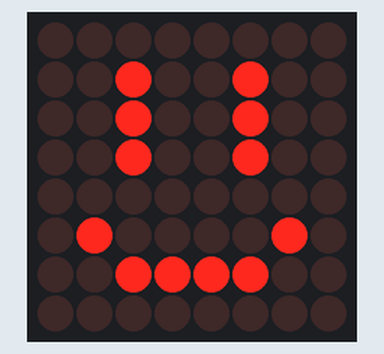
The sketch below on a simulated Arduino Uno, built with avr-gcc and run on an emulated ATmega328P. Parts: 8×8 LED matrix. Wiring (inferred from the names in the program): LED matrix (orientation assumed): rows pin 6, pin 11, A5, pin 9, pin 5, A4, pin 4, A2; columns pin 10, pin 3, pin 2, pin 7, A3, pin 8, pin 12, pin 13.

Above: at 0.1 s.

The sketch:

matrix_smile.ino
```cpp
const int row[] = {6, 11, A5, 9, 5, A4, 4, A2};
                 //C1 C2 C3 C4  C5 C6  C7  C8 - anodes
const int col[] = {10, 3, 2, 7, A3, 8, 12, 13};

const int matrixSize = 8;

int matrix[matrixSize][matrixSize] = {
  {0, 0, 0, 0, 0, 0, 0, 0},
  {0, 0, 1, 0, 0, 1, 0, 0},
  {0, 0, 1, 0, 0, 1, 0, 0},
  {0, 0, 1, 0, 0, 1, 0, 0},
  {0, 0, 0, 0, 0, 0, 0, 0},
  {0, 1, 0, 0, 0, 0, 1, 0},
  {0, 0, 1, 1, 1, 1, 0, 0},
  {0, 0, 0, 0, 0, 0, 0, 0},
};

void print_matrix(int matrix[matrixSize][matrixSize]){
  for (int i = 0; i < matrixSize; i++){
    for (int j = 0; j < matrixSize; j++){
      digitalWrite(col[j], matrix[i][j]);
    }
    digitalWrite(row[i], LOW);
    delay(2);
    digitalWrite(row[i], HIGH);
  }
}

void setup() {
  for (int i = 0; i < matrixSize; i++){
    pinMode(row[i], OUTPUT);
    pinMode(col[i], OUTPUT);
  }
  for (int i = 0; i < matrixSize; i++){
    digitalWrite(col[i], LOW);
    digitalWrite(row[i], HIGH);
  }
}

void loop() {
  print_matrix(matrix);
}
```
